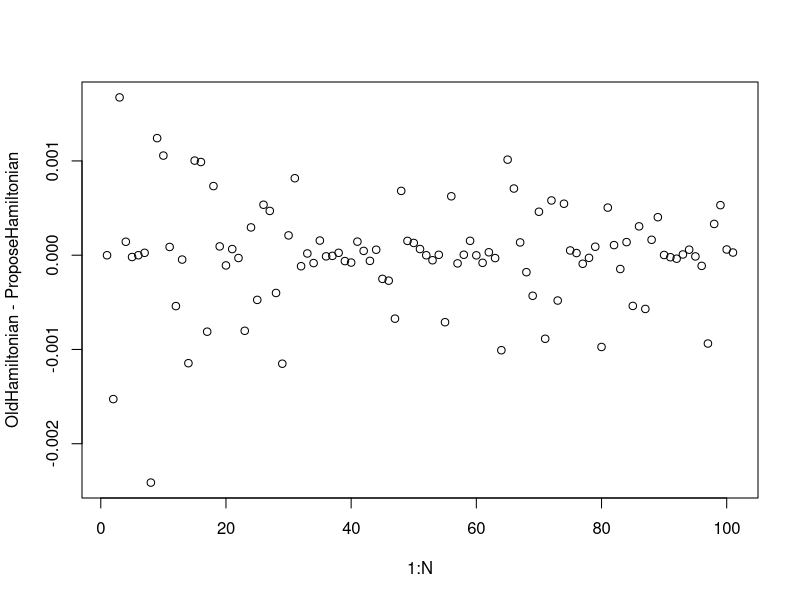
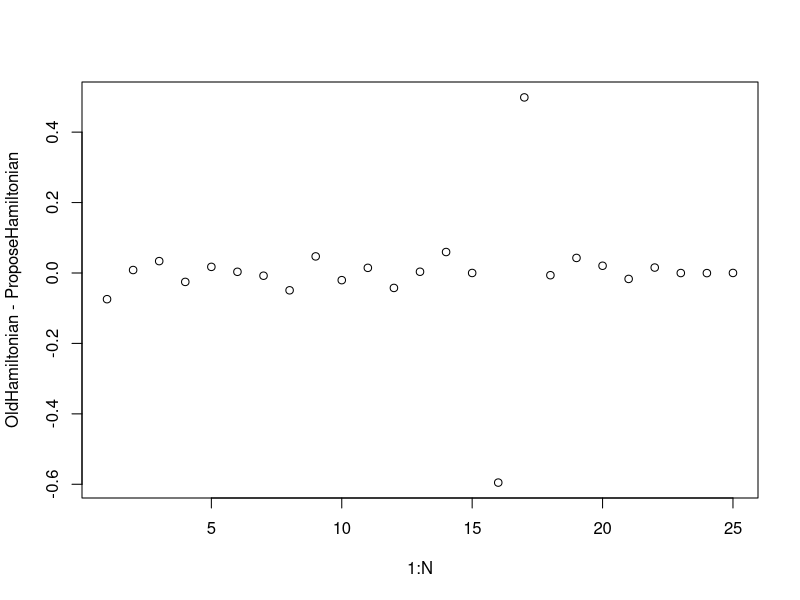
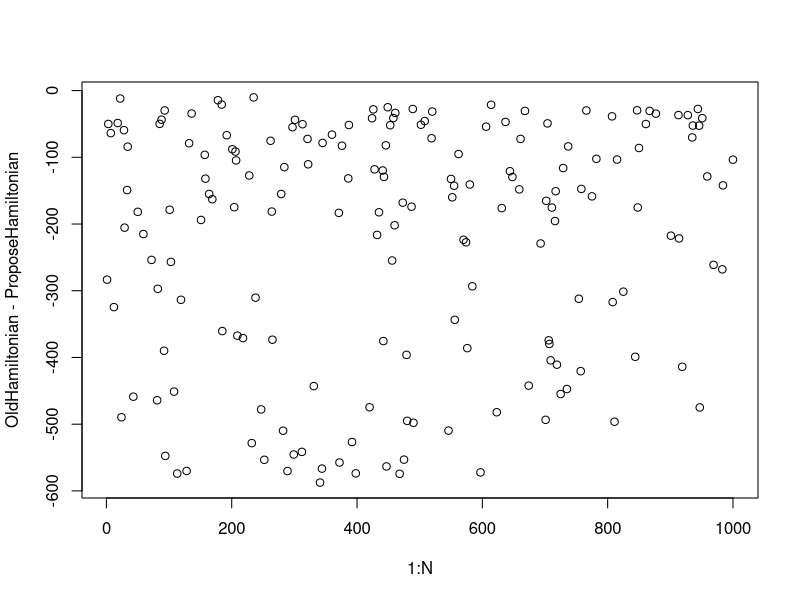

R code for these plots, in order: (Note: a time limit stopped this script after it produced the figures.)
library(MASS)
library(mvtnorm)
HMCVer1 <- function(TotalSamples, densityA,M,q,epsilon,L, densitydiff, burnin) {
  #Takes in Total Samples, density of interest, Mass Matrix, Initial Value, Step Size, Number of Steps, differential of density, burn in amount
  epsilonFix=epsilon;
  now=Sys.time()
  #For display at the end.
#quartz()
#Bring up window for plot
 #plot.new()
#  plot.window(xlim=c(-3,3), ylim=c(-3,3))
#  axis(side=1, pos=-3)
#  axis(side=2,pos=-3)
#  title(main="Bivariate Normal Simulation")
  RejectTotal=0;
#Counts Rejection
  oldq <-qtandepsilon <- q #Initialisation of q and qtandepsilon
  d <- length(q) #Dimensions
  if(length(M)>1){MassVector <- colSums(M)} else MassVector <- M
#Use in leapfrog
  N <- TotalSamples+burnin; #How many samples will be needed
pb <- txtProgressBar(min = 0, max = N, style = 3);
  OldHamiltonian=rep(0,N);
ProposeHamiltonian=rep(0,N);
  Samples <- matrix(0,N,d);
  #For allocation of memory
  p <- mvrnorm(N,rep(0,d),M); 
  #Generate momentum for multivariate normal, this is an N by d quantity. I generate all at once here.
  for (k in 1:N){
    if (N==1){
      oldp <-ptplusepsilon <- p
    }
    else {
    oldp <-ptplusepsilon <- p[k,] 
    }
    #Take one momentum vector.
   epsilon= runif(1,epsilonFix*0.8,epsilonFix*1.2);
   #Varies epsilon to avoid periodic behaviour and also 'encourage' ergodicity
    for (t in 1:L){
      #LeapFrog L times with step size epsilon
      ptplusepsilonhalf= ptplusepsilon - (epsilon/2)*as.vector(densitydiff(qtandepsilon));
      qtandepsilon =  qtandepsilon + ((epsilon/MassVector)*ptplusepsilonhalf);
      #Assume independent in p vector hence use column sums
      ptplusepsilon= ptplusepsilonhalf - (epsilon/2)*as.vector(densitydiff(qtandepsilon));
    }
    OldUenergy= -log(densityA(oldq));
    #Energy of target densityA at old state
    OldKenergy= sum((oldp^2/MassVector))/2;
    #Energy of momentum at Old state
    OldHamiltonian[k]= OldUenergy+OldKenergy;
    #Old Hamiltonian
    ProposeUenergy= -log(densityA(qtandepsilon));
    ProposeKenergy=sum((ptplusepsilon^2)/MassVector)/2;
    #Propose Energy 
    ProposeHamiltonian[k]=ProposeUenergy+ProposeKenergy;
    #Propose Hamiltonian
    if (runif(1)< exp(OldHamiltonian[k]-ProposeHamiltonian[k])) {
      oldp=ptplusepsilon;
      oldq=qtandepsilon;
    #Metropolis Hastings, if accepted move to new state
    }
    else {qtandepsilon=oldq;
    RejectTotal= RejectTotal+1;
    }
    Samples[k,] <- oldq;
  # if (k==1){
   #plot(Samples[k,1],Samples[k,2],pch=26,col=26,,xlab="x",ylab="y",xlim=c(-2,2), ylim=c(-2,2))}
   #else {
   #lines(Samples[k,1],Samples[k,2],col=26,,xlab="x",ylab="y")
   #points(Samples[k,1],Samples[k,2],pch=4,col=26,,xlab="x",ylab="y")
  # }
  # Sys.sleep(0.03)
    #In order to plot points sequentially
    #scatterplot3d(Samples[k,1],Samples[k,2],Samples[k,3],xlim=c(-4,4),ylim=c(-4,4),zlim=c(-4,4))
    #par(new=TRUE)
    #Samples
    #forget Intialisation
  setTxtProgressBar(pb, k)
  }
#  cat("Total Samples after Burn in:",TotalSamples,"\nStep Size used was (+-10%)",epsilonFix,"\nLeapFrog iterations were",L,"\nMean Of Samples=",apply(Samples,2,mean),"\nCovariance=",cov(Samples), "\nRejectionRate=",RejectTotal/N)
  #hist(Samples[((burnin+1):N),],freq=F)
  #points(Samples[,1],Samples[,2])
  #plot(Samples[,1],Samples[,2],col=2)
  #lines(seq(-4,4,0.01),dnorm(seq(-4,4,0.01)))
  #acf(Samples)
 plot(1:N,OldHamiltonian-ProposeHamiltonian)
 # plot(Samples[,1])
#plot(Samples[,1],Samples[,2],type='l',col=2,xlab="X",ylab="Y")
#points(Samples[,1],Samples[,2],pch=4)
after=Sys.time()-now;
print(after)
close(pb)
(Samples[((burnin+1):N),])
}
JJ <- HMCVer1(TotalSamples = 1,densityA = dnorm,M=1,q = 0,epsilon = 0.05,L = 20,densitydiff = function(x) x,burnin = 100)

#Bivariate Normal
JJ <- HMCVer1(TotalSamples = 25,densityA = function(l) dmvnorm(l,c(0,0),matrix(c(1,0.95,0.95,1),2,2)),q = c(-2,-2),M=diag(2),epsilon = 0.18,L = 20,densitydiff = function(x) {solve(matrix(c(1,0.95,0.95,1),2,2))%*%as.matrix(x)}, burnin = 0)

JJ <- HMCVer1(TotalSamples = 1000,densityA = function(l) dmvnorm(l,c(0,0,0),matrix(c(1,0.9,0.8,0.9,1,0.7,0.8,0.7,1),3,3)),M=diag(3),q = c(10,10,-10),epsilon = 0.05,L = 60,densitydiff = function(x) {solve(matrix(c(1,0.9,0.8,0.9,1,0.7,0.8,0.7,1),3,3))%*%(as.matrix(x)-as.matrix(c(20,4,-10)))}, burnin = 0)
#50 dimensions
JJ <- HMCVer1(TotalSamples = 5000,densityA = function(l) dmvnorm(l,rep(0,150),diag(seq(from=0.02,to=1,length=150)^2)),q = rep(0,150),M=diag(150),epsilon = 0.014,L = 100,densitydiff = function(x) {solve(diag(seq(from=0.02,to=1,length=150)^2))%*%as.matrix(x)}, burnin = 0)
#Make matrix 50 by 50
MatrixMake=seq(from=0.02,to=1,length=150)^2
plot(MatrixMake[1],var(JJ[,1]),xlim=c(0,1),ylim=c(0,1),xlab="Real Variance of coordinate",ylab="Sample Variance",main="Hamiltonian Monte Carlo")
for (t in 2:150) {
  points(MatrixMake[t],var(JJ[,t]))
}
lines(MatrixMake,MatrixMake)
plot(MatrixMake,apply(JJ,2,mean),xlab="Real Variance",ylab="Mean",main="Hamiltonian Monte Carlo")
